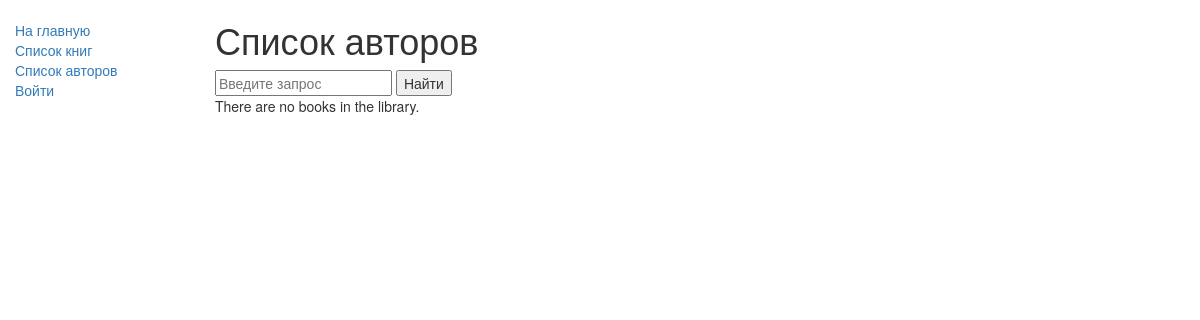
The app's page /catalog/authors/, older data.
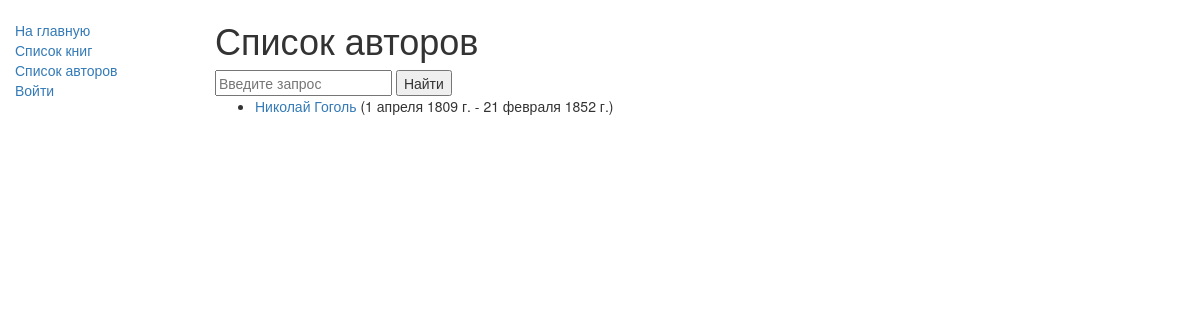
The same page, newer data.
### catalog/models.py (models this page shows, shortened)
class Author(models.Model):
    first_name = models.CharField(max_length=100)
    last_name = models.CharField(max_length=100)
    date_of_birth = models.DateField(null=True, blank=True)
    date_of_death = models.DateField('Died', null=True, blank=True)
    def get_absolute_url(self):
        return reverse('author-detail', args=[str(self.id)])

### catalog/views.py (the view)
# urls.py: path('authors/', views.AuthorListView.as_view(), name='authors'),
class AuthorListView(generic.ListView):
    model = Author
    def get_context_data(self, **kwargs):
        query = self.request.GET.get('q', '')
        if query:
            results = Author.objects.filter(first_name__icontains=query)
            context = {'results': results, 'query': query}
            return context
        context = super(AuthorListView, self).get_context_data(**kwargs)
        context['search'] = 'This is just some data'
        return context

### catalog/templates/catalog/author_list.html
{% extends "catalog/base.html" %}
{% block content %}
<h1>Список авторов</h1>
<form method="get">
    <input type="text" name="q" placeholder="Введите запрос">
    <button type="submit">Найти</button>
</form>
{% if results %}
<h4>Результаты поиска:</h4>
<ul>
    {% for author in results %}
    <li>
        <a href="{{ author.get_absolute_url }}">{{ author.first_name }} {{ author.last_name }}</a> ({{author.date_of_birth}} - {{author.date_of_death}})
    </li>
    {% endfor %}
</ul>
{% elif author_list %}
<ul>
    {% for author in author_list %}
    <li>
        <a href="{{ author.get_absolute_url }}">{{ author.first_name }} {{ author.last_name }}</a>
        ({{author.date_of_birth}} - {{author.date_of_death}})
    </li>
    {% endfor %}
</ul>
{% else %}
<p>There are no books in the library.</p>
{% endif %}
{% endblock %}

Row changes from the older to the newer data that the page shows:
added Author: first_name "Николай", last_name "Гоголь", date_of_birth "1 апреля 1809 г.", date_of_death "21 февраля 1852 г."
Text that changed along with them:
text no longer shown: "There are no books in the library."
